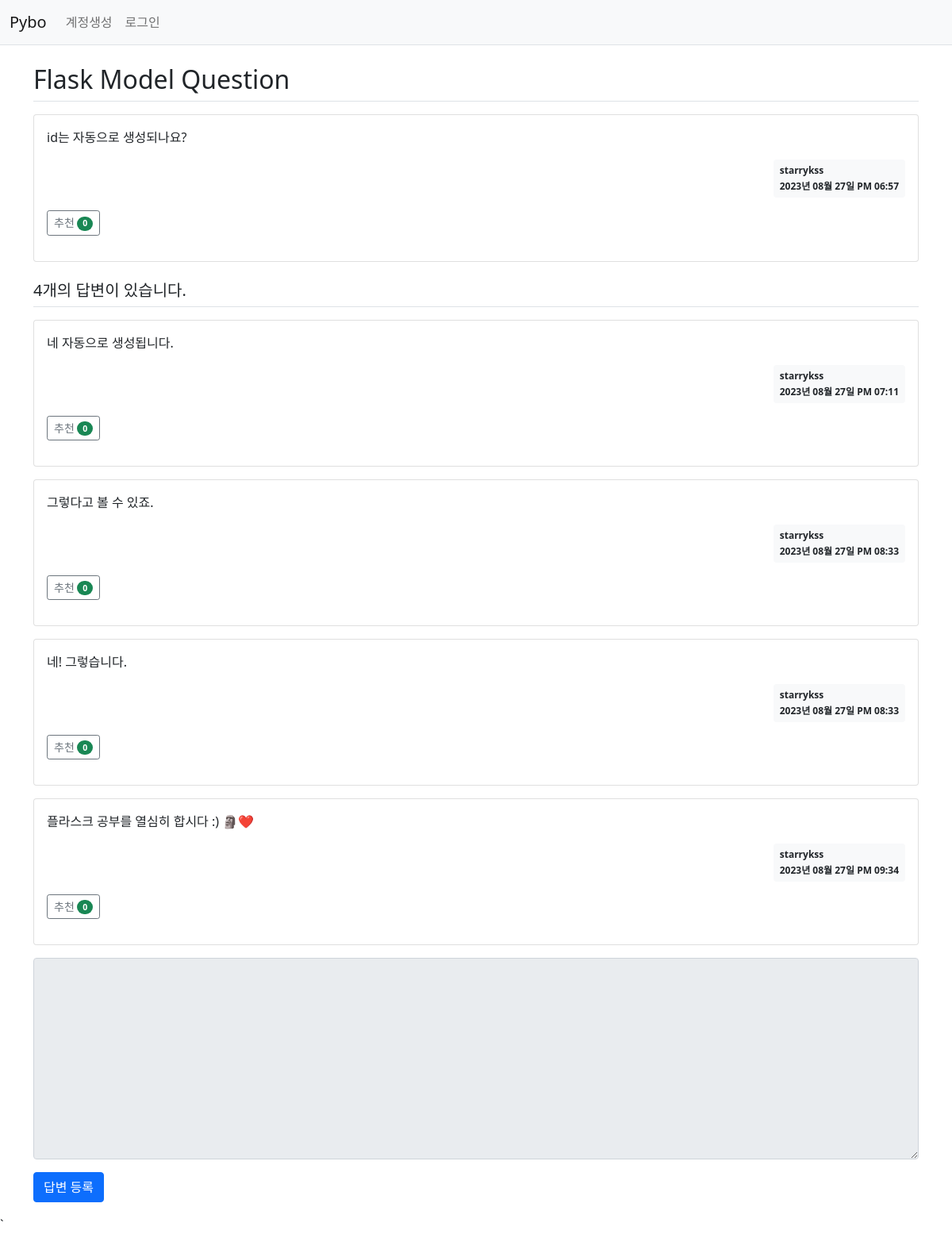
Screenshot of /question/detail/2/ with the database file from the repository.
### pybo/models.py (models this page shows)
class Question(db.Model):
    id = db.Column(db.Integer, primary_key=True)
    subject = db.Column(db.String(200), nullable=False)
    content = db.Column(db.Text(), nullable=False)
    create_date = db.Column(db.DateTime(), nullable=False)
    user_id = db.Column(db.Integer, db.ForeignKey('user.id', ondelete='CASCADE'), nullable=False)
    user = db.relationship('User', backref=db.backref('question_set'))
    modify_date = db.Column(db.DateTime(), nullable=True)
    voter = db.relationship('User', secondary=question_voter, backref=db.backref('question_voter_set'))

class User(db.Model):
    id = db.Column(db.Integer, primary_key=True)
    username = db.Column(db.String(150), unique=True, nullable=False)
    password = db.Column(db.String(200), nullable=False)
    email = db.Column(db.String(120), unique=True, nullable=False)

class Answer(db.Model):
    id = db.Column(db.Integer, primary_key=True)
    question_id = db.Column(db.Integer, db.ForeignKey('question.id', ondelete='CASCADE'))
    question = db.relationship('Question', backref=db.backref('answer_set'))
    content = db.Column(db.Text(), nullable=False)
    create_date = db.Column(db.DateTime(), nullable=False)
    user_id = db.Column(db.Integer, db.ForeignKey('user.id', ondelete='CASCADE'), nullable=False)
    user = db.relationship('User', backref=db.backref('answer_set'))
    modify_date = db.Column(db.DateTime(), nullable=True)
    voter = db.relationship('User', secondary=answer_voter, backref=db.backref('answer_voter_set'))

### pybo/views/question_views.py (the view)
@bp.route('/detail/<int:question_id>/')
def detail(question_id):
    form = AnswerForm()
    question = Question.query.get_or_404(question_id)
    return render_template('question/question_detail.html', question=question, form=form)

### pybo/forms.py
class AnswerForm(FlaskForm):
    content = TextAreaField('내용', validators=[DataRequired('내용은 필수입력 항목입니다.')])

### pybo/filter.py (called while the page is built)
def format_datetime(value, fmt='%Y년 %m월 %d일 %p %I:%M'):
    return value.strftime(fmt)

### pybo/views/auth_views.py (called while the page is built)
@bp.before_app_request
def load_logged_in_user():
    user_id = session.get('user_id')
    if user_id is None:
        g.user = None
    else:
        g.user = User.query.get(user_id)

### pybo/templates/question/question_detail.html (shortened to what this page needs)
{% extends 'base.html' %}
{% block content %}
<div class="container my-3">
    <h2 class="border-bottom py-2">{{ question.subject }}</h2>
    <div class="card my-3">
        <div class="card-body">
            <div class="card-text">{{ question.content|markdown }}</div>
            <div class="d-flex justify-content-end">
                <div class="badge bg-light text-dark p-2 text-start">
                    <div class="mb-2">{{ question.user.username }}</div>
                    <div>{{ question.create_date|datetime }}</div>
                </div>
            </div>
            <div class="my-3">
                <a href="javascript:void(0)" data-uri="{{ url_for('question.vote', question_id=question.id) }}" class="recommend btn btn-sm btn-outline-secondary"> 추천
                <span class="badge rounded-pill bg-success">{{ question.voter|length }}</span>
                </a>
            </div>
        </div>
    </div>
    <h5 class="border-bottom my-3 py-2">{{ question.answer_set|length }}개의 답변이 있습니다.</h5>
    {% for answer in question.answer_set %}
    <div class="card my-3">
        <div class="card-body">
            <div class="card-text">{{ answer.content|markdown }}</div>
            <div class="d-flex justify-content-end">
                <div class="badge bg-light text-dark p-2 text-start">
                    <div class="mb-2">{{ answer.user.username }}</div>
                    <div>{{ answer.create_date|datetime }}</div>
                </div>
            </div>
            <div class="my-3">
                <a href="javascript:void(0)" data-uri="{{ url_for('answer.vote', answer_id=answer.id) }}" class="recommend btn btn-sm btn-outline-secondary"> 추천
                <span class="badge rounded-pill bg-success">{{ answer.voter|length }}</span>
                </a>
            </div>
        </div>
    </div>
    {% endfor %}
    <form action="{{ url_for('answer.create', question_id=question.id) }}" method="post" class="my-3">
        <div class="mb-3">
            <textarea {% if not g.user %}disabled{% endif %} name="content" id="content" class="form-control" rows="10"></textarea>
        </div>
        <input type="submit" value="답변 등록" class="btn btn-primary">
    </form>
</div>
{% endblock %}

### pybo/templates/base.html (shortened to what this page needs)
<!doctype html>
<html lang="ko">
<head>
    <link rel="stylesheet" href="{{ url_for('static', filename='bootstrap.min.css') }}">
    <link rel="stylesheet" href="{{ url_for('static', filename='style.css') }}">
</head>
<body>
{% include "navbar.html" %}
{% block content %}
{% endblock %}
</body>
</html>

### pybo/templates/navbar.html (shortened to what this page needs)
<nav class="navbar navbar-expand-lg navbar-light bg-light border-bottom">
    <div class="container-fluid">
        <a class="navbar-brand" href="{{ url_for('main.index') }}">Pybo</a>
        <div class="collapse navbar-collapse" id="navbarSupportedContent">
            {% if g.user %}
            <ul class="navbar-nav">
                <li class="nav-item ">
                    <a class="nav-link" href="{{ url_for('auth.logout') }}">{{ g.user.username }} (로그아웃)</a>
                </li>
            </ul>
            {% else %}
            <ul class="navbar-nav me-auto mb-2 mb-lg-0">
                <li class="nav-item">
                    <a class="nav-link" href="{{ url_for('auth.signup') }}">계정생성</a>
                </li>
                <li class="nav-item">
                    <a class="nav-link" href="{{ url_for('auth.login') }}">로그인</a>
                </li>
            </ul>
            {% endif %}
        </div>
    </div>
</nav>

### rows the page displays
Question: subject "Flask Model Question", content "id는 자동으로 생성되나요?", create_date "2023년 08월 27일 PM 06:57"
User: user.username "starrykss"
Answer: content "네 자동으로 생성됩니다.", user.username "starrykss", create_date "2023년 08월 27일 PM 07:11", voter|length "0"
Answer: content "그렇다고 볼 수 있죠.", user.username "starrykss", create_date "2023년 08월 27일 PM 08:33", voter|length "0"
Answer: content "네! 그렇습니다.", user.username "starrykss", create_date "2023년 08월 27일 PM 08:33", voter|length "0"
Answer: content "플라스크 공부를 열심히 합시다 :) 🗿❤️", user.username "starrykss", create_date "2023년 08월 27일 PM 09:34", voter|length "0"

### other values shown
{{ question.voter|length }} "0"
{{ question.answer_set|length }} "4"
